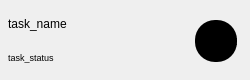
<?xml version="1.0" encoding="UTF-8"?>
<ui version="4.0">
 <class>Form</class>
 <widget class="QWidget" name="Form">
  <property name="windowModality">
   <enum>Qt::NonModal</enum>
  </property>
  <property name="geometry">
   <rect>
    <x>0</x>
    <y>0</y>
    <width>250</width>
    <height>80</height>
   </rect>
  </property>
  <property name="minimumSize">
   <size>
    <width>250</width>
    <height>80</height>
   </size>
  </property>
  <property name="maximumSize">
   <size>
    <width>250</width>
    <height>80</height>
   </size>
  </property>
  <property name="windowTitle">
   <string>Form</string>
  </property>
  <property name="autoFillBackground">
   <bool>false</bool>
  </property>
  <property name="styleSheet">
   <string notr="true"/>
  </property>
  <widget class="QWidget" name="card" native="true">
   <property name="geometry">
    <rect>
     <x>0</x>
     <y>0</y>
     <width>250</width>
     <height>80</height>
    </rect>
   </property>
   <property name="styleSheet">
    <string notr="true"/>
   </property>
   <widget class="QWidget" name="verticalLayoutWidget">
    <property name="geometry">
     <rect>
      <x>0</x>
      <y>10</y>
      <width>208</width>
      <height>61</height>
     </rect>
    </property>
    <layout class="QVBoxLayout" name="verticalLayout">
     <property name="leftMargin">
      <number>8</number>
     </property>
     <item>
      <widget class="QLabel" name="label">
       <property name="font">
        <font>
         <pointsize>9</pointsize>
        </font>
       </property>
       <property name="styleSheet">
        <string notr="true">border: none;</string>
       </property>
       <property name="text">
        <string>task_name</string>
       </property>
      </widget>
     </item>
     <item>
      <widget class="QLabel" name="label_2">
       <property name="font">
        <font>
         <pointsize>7</pointsize>
        </font>
       </property>
       <property name="styleSheet">
        <string notr="true">border: none;</string>
       </property>
       <property name="text">
        <string>task_status</string>
       </property>
      </widget>
     </item>
    </layout>
   </widget>
   <widget class="QLabel" name="label_3">
    <property name="geometry">
     <rect>
      <x>195</x>
      <y>20</y>
      <width>42</width>
      <height>42</height>
     </rect>
    </property>
    <property name="styleSheet">
     <string notr="true">background-color: rgb(0, 0, 0);
border-radius: 20px;
border: none;</string>
    </property>
    <property name="text">
     <string>user_pic</string>
    </property>
   </widget>
  </widget>
 </widget>
 <resources/>
 <connections/>
</ui>
